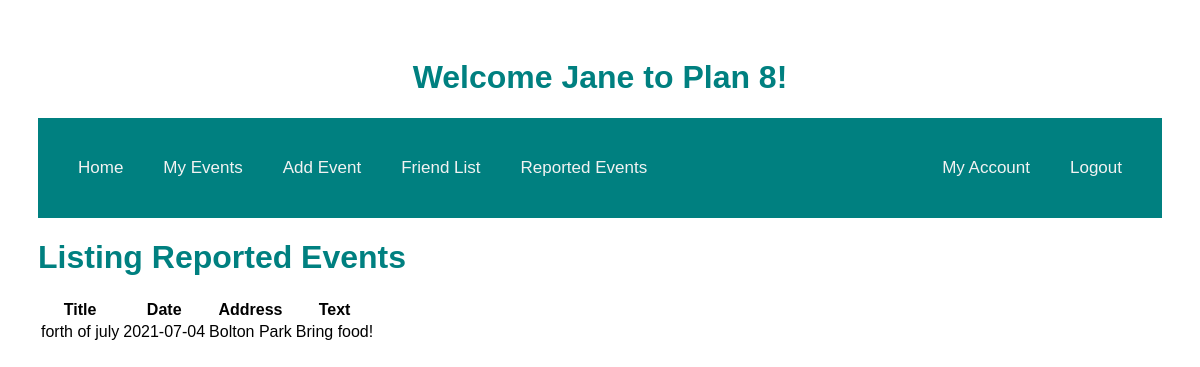
The page /reports (signed in) on the database its author committed.
### models.py (models this page shows, shortened)
class report(db.Model):
    id = db.Column(db.Integer, primary_key=True)
    event_id = db.Column(db.Integer, db.ForeignKey("event.id"), nullable=False)
    user_id = db.Column(db.Integer, db.ForeignKey("user.id"), nullable=False)
    user= db.relationship("User", lazy=True)
    event= db.relationship("Event", lazy=True)

class Event(db.Model):
    id = db.Column("id", db.Integer, primary_key=True)
    title = db.Column("title", db.String(200))
    text = db.Column("text", db.String(100))
    date = db.Column("date", db.String(50))
    address = db.Column("address", db.String(50))
    user_id = db.Column(db.Integer, db.ForeignKey("user.id"), nullable=False)
    comments = db.relationship("Comment", backref="event", cascade="all, delete-orphan", lazy=True)

### main.py (the view)
@app.route('/reports')
def get_reports():
    if session.get('user'):
        event_reports = db.session.query(report).all()
        return render_template('reports.html', user=session['user'], reports=event_reports )
    else:
        return redirect(url_for('login'))

### templates/reports.html (shortened to what this page needs)
<!DOCTYPE html>
<html lang="en">
    <head>
        <link rel="stylesheet" href="{{ url_for('static', filename='main.css') }}">
    </head>
    <body>
     <h1 class="middle">Welcome {{user}} to Plan 8!</h1>
    <nav>
        <div class="topnav">
            <a href="{{ url_for('home')}}" class="left"> Home </a>
            <a href="/events" class="left"> My Events </a>
            <a href="{{url_for('new_event')}}" class="left"> Add Event</a>
            <a href="{{url_for('get_friends')}}" class="left"> Friend List</a>
            <a href="{{url_for('get_reports')}}" class="left"> Reported Events </a>
            <a href="{{ url_for('logout')}}" class="right">Logout</a>
            <a href="{{url_for('get_account')}}" class="right"> My Account</a>
        </div>
        </nav>
        <h1 class="eventlist">Listing Reported Events</h1>
        <table>
            <tr>
                <th>Title</th>
                <th>Date</th>
                <th>Address</th>
                <th>Text</th>
            </tr>
            {% for report in reports %}
            <tr>
                <td>{{report.event.title}}</td>
                <td>{{ report.event.date }}</td>
                <td>{{report.event.address }}</td>
                <td>{{ report.event.text }}</td>
            </tr>
            {% endfor %}
        </table>
    </body>
</html>

### static/main.css (style rules this page uses)
body { padding: 30px 30px; font-family: Arial, Helvetica, sans-serif; }
h1 { color: teal; }
.right { float: right; }
.left { float: left; }
.topnav { overflow: hidden; background-color: teal; padding: 20px; }
.topnav a { color: #f2f2f2; padding: 20px 20px; text-decoration: none; font-size: 17px; }
.middle { text-align: center; }

### rows shown on the page
report: event "forth of july", event "2021-07-04", event.address "Bolton Park", event.text "Bring food!"

### other values the page prints
{{ user }} "Jane"
